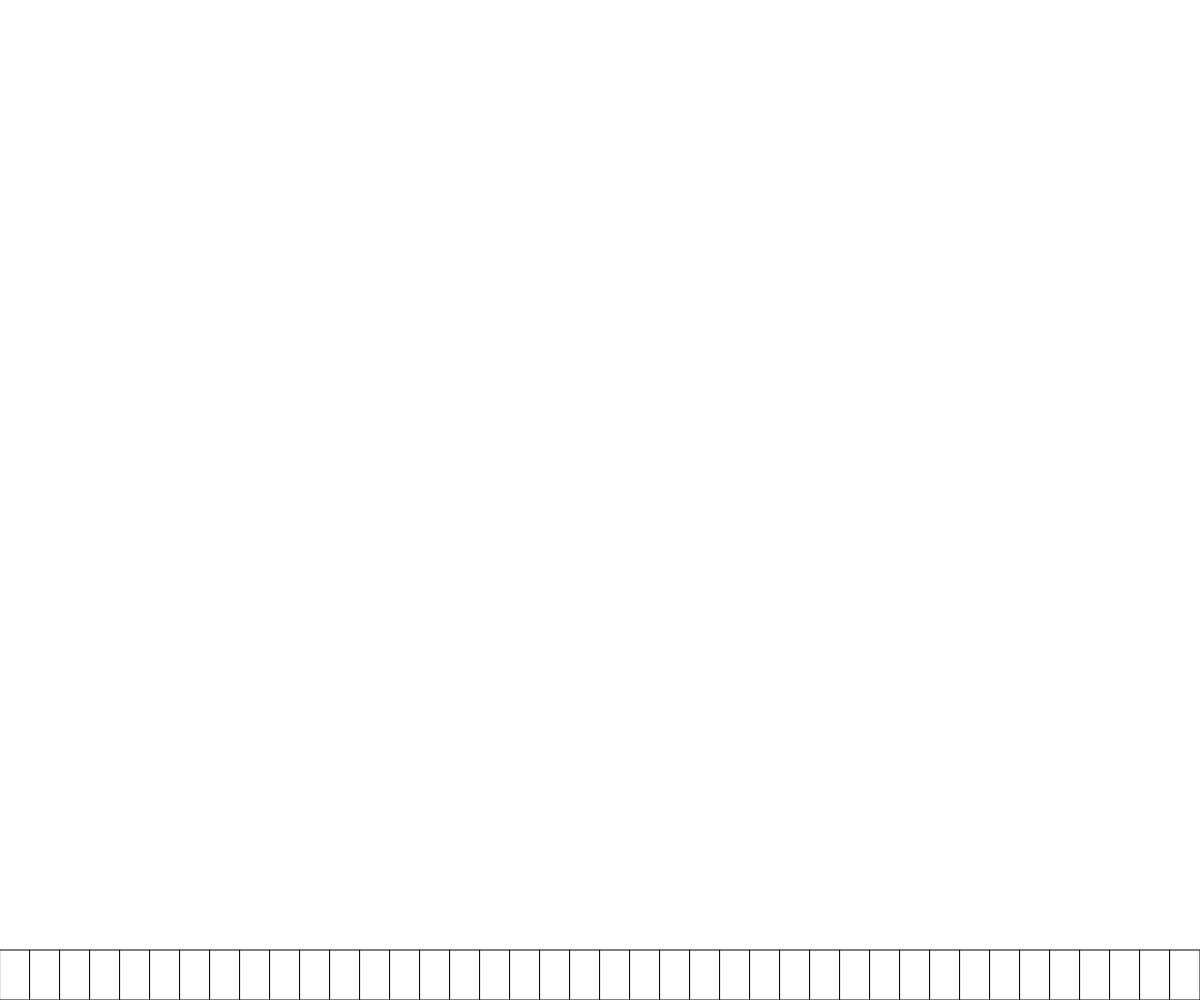
Frame 1 (no input)
Frame 60 (no input): identical to frame 1, image omitted
Frame 120 (the mouse pressed at the canvas centre since frame 60): identical to frame 1, image omitted

The p5.js sketch that drew this single still picture (run headless with seeded random() and noise() and a simulated clock; from frame 60 on, the mouse is pressed at the canvas centre):

// p5.js sketch
// ── sketch.js
// Terrain Generator Starter
// Marcus Cheecham
// March 4th, 2025

let rectWidth = 30; 

function setup() {
  createCanvas(windowWidth, windowHeight);
  generateTerrain();
}

function generateTerrain() {
  // use a loop to generate and draw several rectangles side to side to look like some 2D terrain
  rectMode(CORNERS);

  for (let x = 0; x < width; x += rectWidth) {
    //generate a random height.
    //change this from using random() to noise()
    let rectHeight = random(50, 50);

    //calculate the other corners of our rectangle
    let x2 = x +  rectWidth;
    let y2 = height - rectHeight;

    rect(x, height, x2, y2);
  }
  rectMode(CORNER);
}

function draw() {
// backgrounf(225);
}
